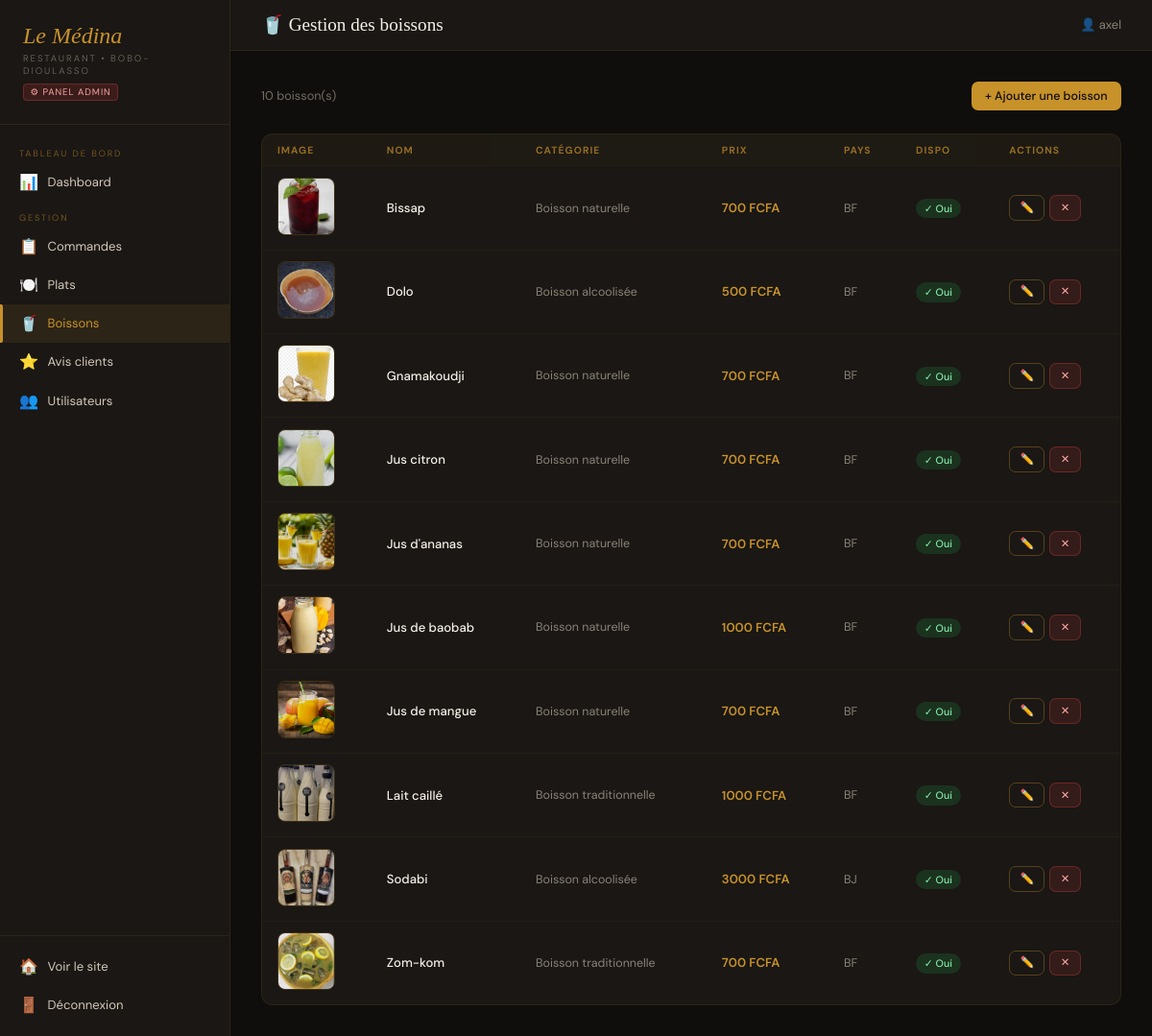
/panel/boissons/ (signed in), run on the app's committed database.
### shop/models.py (models this page shows, shortened)
class Boisson(models.Model):
    CATEGORIES = [
        ('naturelle', 'Boisson naturelle'),
        ('traditionnelle', 'Boisson traditionnelle'),
        ('alcoolisee', 'Boisson alcoolisée'),
    ]
    nom = models.CharField(max_length=100)
    prix = models.DecimalField(max_digits=8, decimal_places=2)
    disponible = models.BooleanField(default=True)
    categorie = models.CharField(max_length=20, choices=CATEGORIES, blank=True)
    pays = models.CharField(max_length=2, choices=PAYS, blank=True)
    image = models.ImageField(upload_to='boissons/', null=True, blank=True)

### shop/views.py (the view)
# urls.py: path('panel/boissons/', views.admin_boissons, name='admin_boissons'),
@staff_required
def admin_boissons(request):
    boissons = Boisson.objects.all().order_by('nom')
    return render(request, 'shop/admin/boissons.html', {'boissons': boissons})

### shop/views.py (called while the page is built)
def staff_required(view_func):
    return user_passes_test(lambda u: u.is_staff, login_url='accueil')(view_func)

### shop/templates/shop/admin/boissons.html (shortened to what this page needs)
{% extends 'shop/admin/base.html' %}
{% block page_title %}🥤 Gestion des boissons{% endblock %}
{% block content %}
<div class="section-header">
  <div style="font-size:.8rem;opacity:.5;">{{ boissons|length }} boisson(s)</div>
  <a href="{% url 'admin_ajouter_boisson' %}" class="btn btn-or">+ Ajouter une boisson</a>
</div>
<div class="table-card">
  <table>
    <thead>
      <tr><th>Image</th><th>Nom</th><th>Catégorie</th><th>Prix</th><th>Pays</th><th>Dispo</th><th>Actions</th></tr>
    </thead>
    <tbody>
      {% for boisson in boissons %}
      <tr>
        <td>
          {% if boisson.image %}
          <img src="{{ boisson.image.url }}" class="img-preview" alt="{{ boisson.nom }}">
          {% else %}
          <div class="img-placeholder">🥤</div>
          {% endif %}
        </td>
        <td style="font-weight:500;color:var(--creme);">{{ boisson.nom }}</td>
        <td style="opacity:.6;font-size:.78rem;">{{ boisson.get_categorie_display }}</td>
        <td style="color:var(--or);font-weight:600;">{{ boisson.prix|floatformat:0 }} FCFA</td>
        <td style="opacity:.6;font-size:.78rem;">{{ boisson.pays }}</td>
        <td>
          {% if boisson.disponible %}
            <span class="statut statut-paye">✓ Oui</span>
          {% else %}
            <span class="statut statut-non-paye">✗ Non</span>
          {% endif %}
        </td>
        <td>
          <div style="display:flex;gap:.3rem;">
            <a href="{% url 'admin_modifier_boisson' boisson.pk %}" class="btn btn-outline btn-sm">✏️</a>
            <a href="{% url 'admin_supprimer_boisson' boisson.pk %}" class="btn btn-danger btn-sm"
              onclick="return confirm('Supprimer « {{ boisson.nom }} » ?')">✕</a>
          </div>
        </td>
      </tr>
      {% endfor %}
    </tbody>
  </table>
</div>
{% endblock %}

### shop/templates/shop/admin/base.html (shortened to what this page needs)
{% load static %}
<!DOCTYPE html>
<html lang="fr">
<head>
</head>
<body>
<aside class="sidebar">
  <div class="sidebar-logo">
    <div class="logo">Le Médina</div>
    <div class="logo-sub">Restaurant • Bobo-Dioulasso</div>
    <div class="admin-badge">⚙ Panel Admin</div>
  </div>
  <nav style="flex:1;padding:.75rem 0;overflow-y:auto;">
    <div class="nav-section">Tableau de bord</div>
    <a href="{% url 'admin_dashboard' %}" class="nav-link {% if request.resolver_match.url_name == 'admin_dashboard' %}active{% endif %}">
      <span class="nav-icon">📊</span> Dashboard
    </a>
    <div class="nav-section">Gestion</div>
    <a href="{% url 'admin_commandes' %}" class="nav-link {% if 'admin_commandes' in request.resolver_match.url_name %}active{% endif %}">
      <span class="nav-icon">📋</span> Commandes
    </a>
    <a href="{% url 'admin_plats' %}" class="nav-link ">
      <span class="nav-icon">🍽️</span> Plats
    </a>
    <a href="{% url 'admin_boissons' %}" class="nav-link {% if 'admin_boissons' in request.resolver_match.url_name or 'admin_ajouter_boisson' in request.resolver_match.url_name or 'admin_modifier_boisson' in request.resolver_match.url_name %}active{% endif %}">
      <span class="nav-icon">🥤</span> Boissons
    </a>
    <a href="{% url 'admin_avis' %}" class="nav-link {% if request.resolver_match.url_name == 'admin_avis' %}active{% endif %}">
      <span class="nav-icon">⭐</span> Avis clients
    </a>
    <a href="{% url 'admin_utilisateurs' %}" class="nav-link {% if request.resolver_match.url_name == 'admin_utilisateurs' %}active{% endif %}">
      <span class="nav-icon">👥</span> Utilisateurs
    </a>
  </nav>
  <div class="sidebar-footer">
    <a href="{% url 'accueil' %}" class="nav-link">
      <span class="nav-icon">🏠</span> Voir le site
    </a>
    <a href="{% url 'logout' %}" class="nav-link">
      <span class="nav-icon">🚪</span> Déconnexion
    </a>
  </div>
</aside>
<main class="main">
  <div class="topbar">
    <div class="topbar-title">{% block page_title %}Admin{% endblock %}</div>
    <div class="topbar-right">
      <span>👤 {{ request.user.username }}</span>
    </div>
  </div>
  <div class="content">
    {% block content %}{% endblock %}
  </div>
</main>
</body>
</html>

### shop/templates/shop/admin/base.html (style rules this page uses)
:root { --or:#c8922a; --or-clair:#e8b84b; --or-fonce:#a0711e; --noir:#0d0c0a; --brun:#1a1714; --brun-moyen:#2a2520; --creme:#f5efe6; --texte:#d4c8b8; --sidebar-w:240px; --danger:#ef4444; --success:#22c55e; --info:#3b82f6; }
* { margin:0; padding:0; box-sizing:border-box; }
body { font-family:'DM Sans',sans-serif; background:#0f0e0c; color:var(--texte); min-height:100vh; display:flex; }
.sidebar { width:var(--sidebar-w); background:var(--brun); border-right:1px solid rgba(200,146,42,0.12); position:fixed; top:0; left:0; bottom:0; display:flex; flex-direction:column; z-index:100; }
.sidebar-logo { padding:1.5rem; border-bottom:1px solid rgba(200,146,42,0.12); }
.sidebar-logo .logo { font-family:'Playfair Display',serif; font-style:italic; font-size:1.5rem; color:var(--or); }
.sidebar-logo .logo-sub { font-size:.6rem; letter-spacing:.2em; text-transform:uppercase; opacity:.4; margin-top:.2rem; }
.sidebar-logo .admin-badge { display:inline-block; background:rgba(239,68,68,0.15); border:1px solid rgba(239,68,68,0.3); color:#fca5a5; font-size:.6rem; padding:.1rem .4rem; border-radius:4px; letter-spacing:.1em; text-transform:uppercase; margin-top:.4rem; }
.nav-section { padding:.75rem 1.25rem .2rem; font-size:.58rem; letter-spacing:.2em; text-transform:uppercase; color:var(--or); opacity:.5; }
.nav-link { display:flex; align-items:center; gap:.6rem; padding:.6rem 1.25rem; color:var(--texte); text-decoration:none; font-size:.82rem; transition:all .2s; position:relative; }
.nav-link.active { color:var(--or); background:rgba(200,146,42,0.1); }
.nav-link.active::before { content:''; position:absolute; left:0; top:0; bottom:0; width:3px; background:var(--or); border-radius:0 2px 2px 0; }
.nav-icon { font-size:1rem; flex-shrink:0; }
.sidebar-footer { margin-top:auto; padding:.75rem 0; border-top:1px solid rgba(200,146,42,0.1); }
.main { margin-left:var(--sidebar-w); flex:1; display:flex; flex-direction:column; min-height:100vh; }
.topbar { background:var(--brun); border-bottom:1px solid rgba(200,146,42,0.1); padding:.9rem 2rem; display:flex; align-items:center; justify-content:space-between; }
.topbar-title { font-family:'Playfair Display',serif; font-size:1.2rem; color:var(--creme); }
.topbar-right { display:flex; align-items:center; gap:1rem; font-size:.8rem; opacity:.6; }
.content { padding:2rem; flex:1; }
.table-card { background:var(--brun); border:1px solid rgba(200,146,42,0.1); border-radius:12px; overflow:hidden; }
table { width:100%; border-collapse:collapse; }
th { padding:.6rem 1rem; font-size:.65rem; letter-spacing:.1em; text-transform:uppercase; color:var(--or); opacity:.7; background:rgba(200,146,42,0.04); text-align:left; }
td { padding:.7rem 1rem; font-size:.82rem; border-top:1px solid rgba(200,146,42,0.06); color:var(--texte); }
.btn { display:inline-flex; align-items:center; gap:.35rem; padding:.45rem .9rem; border-radius:7px; border:none; cursor:pointer; font-family:'DM Sans',sans-serif; font-size:.78rem; font-weight:500; text-decoration:none; transition:all .2s; }
.btn-or { background:var(--or); color:var(--noir); }
.btn-outline { background:transparent; border:1px solid rgba(200,146,42,0.35); color:var(--or); }
.btn-danger { background:rgba(239,68,68,0.12); border:1px solid rgba(239,68,68,0.3); color:#fca5a5; }
.btn-sm { padding:.3rem .65rem; font-size:.72rem; }
.statut { padding:.2rem .55rem; border-radius:999px; font-size:.67rem; font-weight:500; }
.statut-paye { background:rgba(34,197,94,0.15); color:#86efac; }
.section-header { display:flex; align-items:center; justify-content:space-between; margin-bottom:1.5rem; }
.img-preview { width:60px; height:60px; border-radius:8px; object-fit:cover; border:1px solid rgba(200,146,42,0.2); }

### data on the page
Boisson: image (picture), nom "Bissap", categorie "Boisson naturelle", prix "700", pays "BF", disponible "✓ Oui"
Boisson: image (picture), nom "Dolo", categorie "Boisson alcoolisée", prix "500", pays "BF", disponible "✓ Oui"
Boisson: image (picture), nom "Gnamakoudji", categorie "Boisson naturelle", prix "700", pays "BF", disponible "✓ Oui"
Boisson: image (picture), nom "Jus citron", categorie "Boisson naturelle", prix "700", pays "BF", disponible "✓ Oui"
Boisson: image (picture), nom "Jus d'ananas", categorie "Boisson naturelle", prix "700", pays "BF", disponible "✓ Oui"
Boisson: image (picture), nom "Jus de baobab", categorie "Boisson naturelle", prix "1000", pays "BF", disponible "✓ Oui"
Boisson: image (picture), nom "Jus de mangue", categorie "Boisson naturelle", prix "700", pays "BF", disponible "✓ Oui"
Boisson: image (picture), nom "Lait caillé", categorie "Boisson traditionnelle", prix "1000", pays "BF", disponible "✓ Oui"
Boisson: image (picture), nom "Sodabi", categorie "Boisson alcoolisée", prix "3000", pays "BJ", disponible "✓ Oui"
Boisson: image (picture), nom "Zom-kom", categorie "Boisson traditionnelle", prix "700", pays "BF", disponible "✓ Oui"

### other printed values
{{ request.user.username }} "axel"
{{ boissons|length }} "10"
